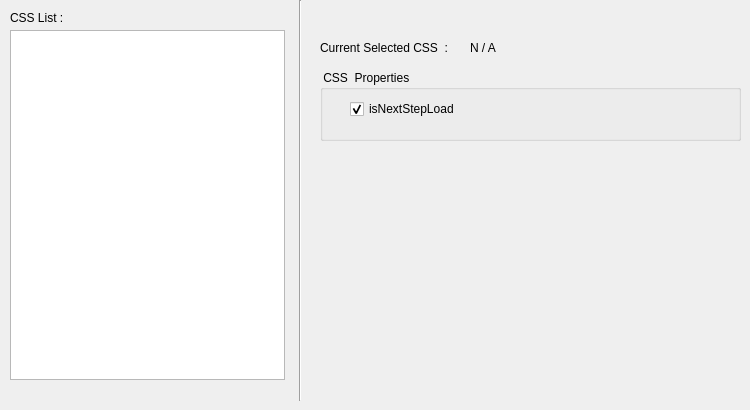
    <widget class="QWidget" name="tab_4">
     <attribute name="icon">
      <iconset resource="resources.qrc">
       <normaloff>:/images/document-48.png</normaloff>:/images/document-48.png</iconset>
     </attribute>
     <attribute name="title">
      <string>CSS</string>
     </attribute>
     <widget class="Line" name="line_3">
      <property name="geometry">
       <rect>
        <x>290</x>
        <y>0</y>
        <width>20</width>
        <height>401</height>
       </rect>
      </property>
      <property name="orientation">
       <enum>Qt::Vertical</enum>
      </property>
     </widget>
     <widget class="QListWidget" name="cssList">
      <property name="geometry">
       <rect>
        <x>10</x>
        <y>30</y>
        <width>275</width>
        <height>350</height>
       </rect>
      </property>
     </widget>
     <widget class="QLabel" name="label_3">
      <property name="geometry">
       <rect>
        <x>10</x>
        <y>10</y>
        <width>81</width>
        <height>16</height>
       </rect>
      </property>
      <property name="text">
       <string>CSS List :</string>
      </property>
     </widget>
     <widget class="QGroupBox" name="groupBox_CSS">
      <property name="geometry">
       <rect>
        <x>320</x>
        <y>70</y>
        <width>421</width>
        <height>71</height>
       </rect>
      </property>
      <property name="title">
       <string> CSS  Properties  </string>
      </property>
      <widget class="QCheckBox" name="cssNextLoadCheckBox">
       <property name="geometry">
        <rect>
         <x>30</x>
         <y>30</y>
         <width>131</width>
         <height>18</height>
        </rect>
       </property>
       <property name="text">
        <string>isNextStepLoad</string>
       </property>
       <property name="checked">
        <bool>true</bool>
       </property>
      </widget>
     </widget>
     <widget class="QLabel" name="label_18">
      <property name="geometry">
       <rect>
        <x>320</x>
        <y>40</y>
        <width>151</width>
        <height>16</height>
       </rect>
      </property>
      <property name="text">
       <string>Current Selected CSS  :</string>
      </property>
     </widget>
     <widget class="QLabel" name="label_CSSFileName">
      <property name="geometry">
       <rect>
        <x>470</x>
        <y>40</y>
        <width>211</width>
        <height>16</height>
       </rect>
      </property>
      <property name="text">
       <string>N / A</string>
      </property>
     </widget>
    </widget>
